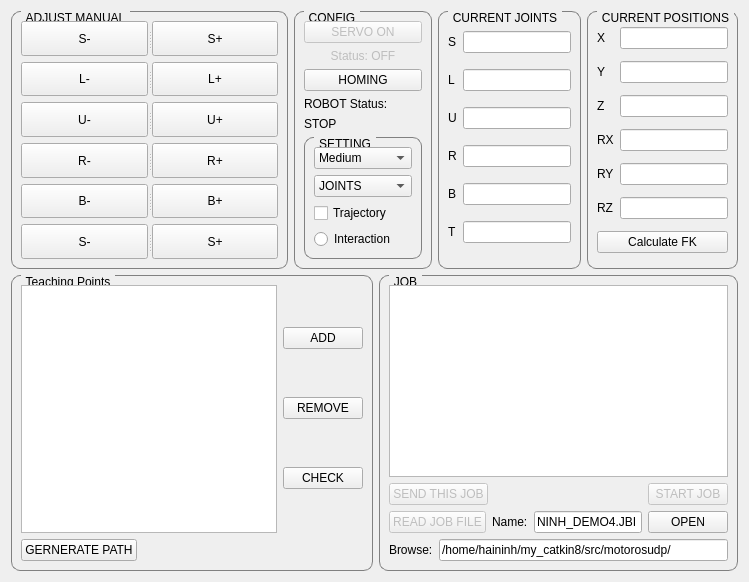
      <widget class="QWidget" name="tab">
       <attribute name="title">
        <string>Teaching - Monitoring</string>
       </attribute>
       <layout class="QVBoxLayout" name="verticalLayout">
        <item>
         <layout class="QHBoxLayout" name="horizontalLayout_19">
          <item>
           <widget class="QGroupBox" name="groupBoxJOG">
            <property name="enabled">
             <bool>true</bool>
            </property>
            <property name="styleSheet">
             <string notr="true">QGroupBox {
    border: 1px solid gray;
    border-radius: 9px;
    margin-top: 0.5em;
}

QGroupBox::title {
    subcontrol-origin: margin;
    left: 10px;
    padding: 0 3px 0 3px;
}</string>
            </property>
            <property name="title">
             <string>ADJUST MANUAL</string>
            </property>
            <layout class="QVBoxLayout" name="verticalLayout_3">
             <item>
              <widget class="QSplitter" name="splitter_2">
               <property name="orientation">
                <enum>Qt::Horizontal</enum>
               </property>
               <widget class="QPushButton" name="pushButtonSubb_1">
                <property name="font">
                 <font>
                  <family>Ubuntu</family>
                  <italic>false</italic>
                 </font>
                </property>
                <property name="text">
                 <string>S-</string>
                </property>
               </widget>
               <widget class="QPushButton" name="pushButtonAdd_1">
                <property name="font">
                 <font>
                  <family>Ubuntu</family>
                  <italic>false</italic>
                 </font>
                </property>
                <property name="text">
                 <string>S+</string>
                </property>
               </widget>
              </widget>
             </item>
             <item>
              <widget class="QSplitter" name="splitter_3">
               <property name="orientation">
                <enum>Qt::Horizontal</enum>
               </property>
               <widget class="QPushButton" name="pushButtonSubb_2">
                <property name="font">
                 <font>
                  <family>Ubuntu</family>
                  <italic>false</italic>
                 </font>
                </property>
                <property name="text">
                 <string>L-</string>
                </property>
               </widget>
               <widget class="QPushButton" name="pushButtonAdd_2">
                <property name="font">
                 <font>
                  <family>Ubuntu</family>
                  <italic>false</italic>
                 </font>
                </property>
                <property name="text">
                 <string>L+</string>
                </property>
               </widget>
              </widget>
             </item>
             <item>
              <widget class="QSplitter" name="splitter_4">
               <property name="orientation">
                <enum>Qt::Horizontal</enum>
               </property>
               <widget class="QPushButton" name="pushButtonSubb_3">
                <property name="font">
                 <font>
                  <family>Ubuntu</family>
                  <italic>false</italic>
                 </font>
                </property>
                <property name="text">
                 <string>U-</string>
                </property>
               </widget>
               <widget class="QPushButton" name="pushButtonAdd_3">
                <property name="enabled">
                 <bool>true</bool>
                </property>
                <property name="font">
                 <font>
                  <family>Ubuntu</family>
                  <italic>false</italic>
                 </font>
                </property>
                <property name="text">
                 <string>U+</string>
                </property>
                <property name="iconSize">
                 <size>
                  <width>16</width>
                  <height>16</height>
                 </size>
                </property>
               </widget>
              </widget>
             </item>
             <item>
              <widget class="QSplitter" name="splitter_5">
               <property name="orientation">
                <enum>Qt::Horizontal</enum>
               </property>
               <widget class="QPushButton" name="pushButtonSubb_4">
                <property name="font">
                 <font>
                  <family>Ubuntu</family>
                  <italic>false</italic>
                 </font>
                </property>
                <property name="text">
                 <string>R-</string>
                </property>
               </widget>
               <widget class="QPushButton" name="pushButtonAdd_4">
                <property name="font">
                 <font>
                  <family>Ubuntu</family>
                  <italic>false</italic>
                 </font>
                </property>
                <property name="text">
                 <string>R+</string>
                </property>
               </widget>
              </widget>
             </item>
             <item>
              <widget class="QSplitter" name="splitter_6">
               <property name="orientation">
                <enum>Qt::Horizontal</enum>
               </property>
               <widget class="QPushButton" name="pushButtonSubb_5">
                <property name="font">
                 <font>
                  <family>Ubuntu</family>
                  <italic>false</italic>
                 </font>
                </property>
                <property name="text">
                 <string>B-</string>
                </property>
               </widget>
               <widget class="QPushButton" name="pushButtonAdd_5">
                <property name="font">
                 <font>
                  <family>Ubuntu</family>
                  <italic>false</italic>
                 </font>
                </property>
                <property name="text">
                 <string>B+</string>
                </property>
               </widget>
              </widget>
             </item>
             <item>
              <widget class="QSplitter" name="splitter_7">
               <property name="orientation">
                <enum>Qt::Horizontal</enum>
               </property>
               <widget class="QPushButton" name="pushButtonSubb_6">
                <property name="font">
                 <font>
                  <family>Ubuntu</family>
                  <italic>false</italic>
                 </font>
                </property>
                <property name="text">
                 <string>S-</string>
                </property>
               </widget>
               <widget class="QPushButton" name="pushButtonAdd_6">
                <property name="font">
                 <font>
                  <family>Ubuntu</family>
                  <italic>false</italic>
                 </font>
                </property>
                <property name="text">
                 <string>S+</string>
                </property>
               </widget>
              </widget>
             </item>
            </layout>
           </widget>
          </item>
          <item>
           <widget class="QGroupBox" name="groupBoxRobotControl">
            <property name="enabled">
             <bool>true</bool>
            </property>
            <property name="styleSheet">
             <string notr="true">QGroupBox {
    border: 1px solid gray;
    border-radius: 9px;
    margin-top: 0.5em;
}

QGroupBox::title {
    subcontrol-origin: margin;
    left: 10px;
    padding: 0 3px 0 3px;
}</string>
            </property>
            <property name="title">
             <string>CONFIG</string>
            </property>
            <layout class="QVBoxLayout" name="verticalLayout_2">
             <item>
              <widget class="QPushButton" name="pushButtonServo">
               <property name="enabled">
                <bool>false</bool>
               </property>
               <property name="text">
                <string>SERVO ON</string>
               </property>
              </widget>
             </item>
             <item>
              <widget class="QLabel" name="labelStatusServo">
               <property name="enabled">
                <bool>false</bool>
               </property>
               <property name="styleSheet">
                <string notr="true"/>
               </property>
               <property name="text">
                <string>Status: OFF</string>
               </property>
               <property name="alignment">
                <set>Qt::AlignCenter</set>
               </property>
              </widget>
             </item>
             <item>
              <widget class="QPushButton" name="pushButtonHoming">
               <property name="text">
                <string>HOMING</string>
               </property>
              </widget>
             </item>
             <item>
              <widget class="QLabel" name="label_5">
               <property name="text">
                <string>ROBOT Status:</string>
               </property>
              </widget>
             </item>
             <item>
              <widget class="QLabel" name="label_14">
               <property name="text">
                <string>STOP</string>
               </property>
              </widget>
             </item>
             <item>
              <widget class="QGroupBox" name="groupBox_5">
               <property name="title">
                <string>SETTING</string>
               </property>
               <layout class="QVBoxLayout" name="verticalLayout_12">
                <item>
                 <widget class="QComboBox" name="comboBox">
                  <property name="currentIndex">
                   <number>1</number>
                  </property>
                  <item>
                   <property name="text">
                    <string>Small</string>
                   </property>
                  </item>
                  <item>
                   <property name="text">
                    <string>Medium</string>
                   </property>
                  </item>
                  <item>
                   <property name="text">
                    <string>Fast</string>
                   </property>
                  </item>
                 </widget>
                </item>
                <item>
                 <widget class="QComboBox" name="comboBoxCoordinate">
                  <item>
                   <property name="text">
                    <string>JOINTS</string>
                   </property>
                  </item>
                  <item>
                   <property name="text">
                    <string>CARTESIAN</string>
                   </property>
                  </item>
                 </widget>
                </item>
                <item>
                 <widget class="QCheckBox" name="checkBoxTrajectory">
                  <property name="text">
                   <string>Trajectory</string>
                  </property>
                 </widget>
                </item>
                <item>
                 <widget class="QRadioButton" name="radioButtonInteractiveMarker">
                  <property name="text">
                   <string>Interaction</string>
                  </property>
                 </widget>
                </item>
               </layout>
              </widget>
             </item>
            </layout>
           </widget>
          </item>
          <item>
           <widget class="QGroupBox" name="groupBox_2">
            <property name="sizePolicy">
             <sizepolicy hsizetype="Preferred" vsizetype="Preferred">
              <horstretch>0</horstretch>
              <verstretch>1</verstretch>
             </sizepolicy>
            </property>
            <property name="minimumSize">
             <size>
              <width>0</width>
              <height>0</height>
             </size>
            </property>
            <property name="styleSheet">
             <string notr="true">QGroupBox {
    border: 1px solid gray;
    border-radius: 9px;
    margin-top: 0.5em;
}

QGroupBox::title {
    subcontrol-origin: margin;
    left: 10px;
    padding: 0 3px 0 3px;
}</string>
            </property>
            <property name="title">
             <string>CURRENT JOINTS</string>
            </property>
            <layout class="QVBoxLayout" name="verticalLayout_5">
             <item>
              <layout class="QHBoxLayout" name="horizontalLayout_7">
               <item>
                <widget class="QLabel" name="label_4">
                 <property name="text">
                  <string>S</string>
                 </property>
                </widget>
               </item>
               <item>
                <widget class="QLineEdit" name="lineEditS">
                 <property name="sizePolicy">
                  <sizepolicy hsizetype="Minimum" vsizetype="Fixed">
                   <horstretch>0</horstretch>
                   <verstretch>0</verstretch>
                  </sizepolicy>
                 </property>
                 <property name="alignment">
                  <set>Qt::AlignCenter</set>
                 </property>
                 <property name="readOnly">
                  <bool>true</bool>
                 </property>
                </widget>
               </item>
              </layout>
             </item>
             <item>
              <layout class="QHBoxLayout" name="horizontalLayout_8">
               <item>
                <widget class="QLabel" name="label_7">
                 <property name="text">
                  <string>L</string>
                 </property>
                </widget>
               </item>
               <item>
                <widget class="QLineEdit" name="lineEditL">
                 <property name="sizePolicy">
                  <sizepolicy hsizetype="Minimum" vsizetype="Fixed">
                   <horstretch>0</horstretch>
                   <verstretch>0</verstretch>
                  </sizepolicy>
                 </property>
                 <property name="alignment">
                  <set>Qt::AlignCenter</set>
                 </property>
                 <property name="readOnly">
                  <bool>true</bool>
                 </property>
                </widget>
               </item>
              </layout>
             </item>
             <item>
              <layout class="QHBoxLayout" name="horizontalLayout_9">
               <item>
                <widget class="QLabel" name="label_10">
                 <property name="text">
                  <string>U</string>
                 </property>
                </widget>
               </item>
               <item>
                <widget class="QLineEdit" name="lineEditU">
                 <property name="sizePolicy">
                  <sizepolicy hsizetype="Minimum" vsizetype="Fixed">
                   <horstretch>0</horstretch>
                   <verstretch>0</verstretch>
                  </sizepolicy>
                 </property>
                 <property name="alignment">
                  <set>Qt::AlignCenter</set>
                 </property>
                 <property name="readOnly">
                  <bool>true</bool>
                 </property>
                </widget>
               </item>
              </layout>
             </item>
             <item>
              <layout class="QHBoxLayout" name="horizontalLayout_10">
               <item>
                <widget class="QLabel" name="label_13">
                 <property name="text">
                  <string>R</string>
                 </property>
                </widget>
               </item>
               <item>
                <widget class="QLineEdit" name="lineEditR">
                 <property name="sizePolicy">
                  <sizepolicy hsizetype="Minimum" vsizetype="Fixed">
                   <horstretch>0</horstretch>
                   <verstretch>0</verstretch>
                  </sizepolicy>
                 </property>
                 <property name="alignment">
                  <set>Qt::AlignCenter</set>
                 </property>
                 <property name="readOnly">
                  <bool>true</bool>
                 </property>
                </widget>
               </item>
              </layout>
             </item>
             <item>
              <layout class="QHBoxLayout" name="horizontalLayout_11">
               <item>
                <widget class="QLabel" name="label_16">
                 <property name="text">
                  <string>B</string>
                 </property>
                </widget>
               </item>
               <item>
                <widget class="QLineEdit" name="lineEditB">
                 <property name="sizePolicy">
                  <sizepolicy hsizetype="Minimum" vsizetype="Fixed">
                   <horstretch>0</horstretch>
                   <verstretch>0</verstretch>
                  </sizepolicy>
                 </property>
                 <property name="alignment">
                  <set>Qt::AlignCenter</set>
                 </property>
                 <property name="readOnly">
                  <bool>true</bool>
                 </property>
                </widget>
               </item>
              </layout>
             </item>
             <item>
              <layout class="QHBoxLayout" name="horizontalLayout_12">
               <item>
                <widget class="QLabel" name="label_19">
                 <property name="text">
                  <string>T</string>
                 </property>
                </widget>
               </item>
               <item>
                <widget class="QLineEdit" name="lineEditT">
                 <property name="sizePolicy">
                  <sizepolicy hsizetype="Minimum" vsizetype="Fixed">
                   <horstretch>0</horstretch>
                   <verstretch>0</verstretch>
                  </sizepolicy>
                 </property>
                 <property name="alignment">
                  <set>Qt::AlignCenter</set>
                 </property>
                 <property name="readOnly">
                  <bool>true</bool>
                 </property>
                </widget>
               </item>
              </layout>
             </item>
            </layout>
           </widget>
          </item>
          <item>
           <widget class="QGroupBox" name="groupBox_3">
            <property name="sizePolicy">
             <sizepolicy hsizetype="Preferred" vsizetype="Preferred">
              <horstretch>0</horstretch>
              <verstretch>0</verstretch>
             </sizepolicy>
            </property>
            <property name="styleSheet">
             <string notr="true">QGroupBox {
    border: 1px solid gray;
    border-radius: 9px;
    margin-top: 0.5em;
}

QGroupBox::title {
    subcontrol-origin: margin;
    left: 10px;
    padding: 0 3px 0 3px;
}</string>
            </property>
            <property name="title">
             <string>CURRENT POSITIONS</string>
            </property>
            <layout class="QVBoxLayout" name="verticalLayout_7">
             <item>
              <layout class="QHBoxLayout" name="horizontalLayout_13">
               <item>
                <widget class="QLabel" name="label_22">
                 <property name="text">
                  <string>X</string>
                 </property>
                </widget>
               </item>
               <item>
                <widget class="QLineEdit" name="lineEditX">
                 <property name="sizePolicy">
                  <sizepolicy hsizetype="Minimum" vsizetype="Fixed">
                   <horstretch>0</horstretch>
                   <verstretch>0</verstretch>
                  </sizepolicy>
                 </property>
                 <property name="alignment">
                  <set>Qt::AlignCenter</set>
                 </property>
                 <property name="readOnly">
                  <bool>true</bool>
                 </property>
                </widget>
               </item>
              </layout>
             </item>
             <item>
              <layout class="QHBoxLayout" name="horizontalLayout_14">
               <item>
                <widget class="QLabel" name="label_25">
                 <property name="text">
                  <string>Y</string>
                 </property>
                </widget>
               </item>
               <item>
                <widget class="QLineEdit" name="lineEditY">
                 <property name="sizePolicy">
                  <sizepolicy hsizetype="Fixed" vsizetype="Fixed">
                   <horstretch>0</horstretch>
                   <verstretch>0</verstretch>
                  </sizepolicy>
                 </property>
                 <property name="alignment">
                  <set>Qt::AlignCenter</set>
                 </property>
                 <property name="readOnly">
                  <bool>true</bool>
                 </property>
                </widget>
               </item>
              </layout>
             </item>
             <item>
              <layout class="QHBoxLayout" name="horizontalLayout_15">
               <item>
                <widget class="QLabel" name="label_28">
                 <property name="text">
                  <string>Z</string>
                 </property>
                </widget>
               </item>
               <item>
                <widget class="QLineEdit" name="lineEditZ">
                 <property name="sizePolicy">
                  <sizepolicy hsizetype="Fixed" vsizetype="Fixed">
                   <horstretch>0</horstretch>
                   <verstretch>0</verstretch>
                  </sizepolicy>
                 </property>
                 <property name="alignment">
                  <set>Qt::AlignCenter</set>
                 </property>
                 <property name="readOnly">
                  <bool>true</bool>
                 </property>
                </widget>
               </item>
              </layout>
             </item>
             <item>
              <layout class="QHBoxLayout" name="horizontalLayout_16">
               <item>
                <widget class="QLabel" name="label_31">
                 <property name="text">
                  <string>RX</string>
                 </property>
                </widget>
               </item>
               <item>
                <widget class="QLineEdit" name="lineEditRX">
                 <property name="sizePolicy">
                  <sizepolicy hsizetype="Fixed" vsizetype="Fixed">
                   <horstretch>0</horstretch>
                   <verstretch>0</verstretch>
                  </sizepolicy>
                 </property>
                 <property name="alignment">
                  <set>Qt::AlignCenter</set>
                 </property>
                 <property name="readOnly">
                  <bool>true</bool>
                 </property>
                </widget>
               </item>
              </layout>
             </item>
             <item>
              <layout class="QHBoxLayout" name="horizontalLayout_17">
               <item>
                <widget class="QLabel" name="label_34">
                 <property name="text">
                  <string>RY</string>
                 </property>
                </widget>
               </item>
               <item>
                <widget class="QLineEdit" name="lineEditRY">
                 <property name="sizePolicy">
                  <sizepolicy hsizetype="Fixed" vsizetype="Fixed">
                   <horstretch>0</horstretch>
                   <verstretch>0</verstretch>
                  </sizepolicy>
                 </property>
                 <property name="alignment">
                  <set>Qt::AlignCenter</set>
                 </property>
                 <property name="readOnly">
                  <bool>true</bool>
                 </property>
                </widget>
               </item>
              </layout>
             </item>
             <item>
              <layout class="QHBoxLayout" name="horizontalLayout_18">
               <item>
                <widget class="QLabel" name="label_37">
                 <property name="text">
                  <string>RZ</string>
                 </property>
                </widget>
               </item>
               <item>
                <widget class="QLineEdit" name="lineEditRZ">
                 <property name="sizePolicy">
                  <sizepolicy hsizetype="Fixed" vsizetype="Fixed">
                   <horstretch>0</horstretch>
                   <verstretch>0</verstretch>
                  </sizepolicy>
                 </property>
                 <property name="alignment">
                  <set>Qt::AlignCenter</set>
                 </property>
                 <property name="readOnly">
                  <bool>true</bool>
                 </property>
                </widget>
               </item>
              </layout>
             </item>
             <item>
              <widget class="QPushButton" name="pushButtonCalculateFK">
               <property name="text">
                <string>Calculate FK</string>
               </property>
              </widget>
             </item>
            </layout>
           </widget>
          </item>
         </layout>
        </item>
        <item>
         <layout class="QHBoxLayout" name="horizontalLayout_32">
          <item>
           <widget class="QGroupBox" name="groupBoxTeachingPoint">
            <property name="styleSheet">
             <string notr="true">QGroupBox {
    border: 1px solid gray;
    border-radius: 9px;
    margin-top: 0.5em;
}

QGroupBox::title {
    subcontrol-origin: margin;
    left: 10px;
    padding: 0 3px 0 3px;
}</string>
            </property>
            <property name="title">
             <string>Teaching Points</string>
            </property>
            <layout class="QVBoxLayout" name="verticalLayout_10">
             <item>
              <layout class="QHBoxLayout" name="horizontalLayout_24">
               <item>
                <widget class="QListWidget" name="listWidgetPoints"/>
               </item>
               <item>
                <layout class="QVBoxLayout" name="verticalLayout_9">
                 <item>
                  <widget class="QPushButton" name="pushButtonAddPoint">
                   <property name="text">
                    <string>ADD</string>
                   </property>
                  </widget>
                 </item>
                 <item>
                  <widget class="QPushButton" name="pushButtonRemovePoint">
                   <property name="text">
                    <string>REMOVE</string>
                   </property>
                  </widget>
                 </item>
                 <item>
                  <widget class="QPushButton" name="pushButtonCheck">
                   <property name="text">
                    <string>CHECK</string>
                   </property>
                  </widget>
                 </item>
                </layout>
               </item>
              </layout>
             </item>
             <item>
              <layout class="QHBoxLayout" name="horizontalLayout_25">
               <item>
                <widget class="QPushButton" name="pushButtonGeneratePath">
                 <property name="text">
                  <string>GERNERATE PATH</string>
                 </property>
                </widget>
               </item>
               <item>
                <spacer name="horizontalSpacer_2">
                 <property name="orientation">
                  <enum>Qt::Horizontal</enum>
                 </property>
                 <property name="sizeHint" stdset="0">
                  <size>
                   <width>40</width>
                   <height>20</height>
                  </size>
                 </property>
                </spacer>
               </item>
              </layout>
             </item>
            </layout>
           </widget>
          </item>
          <item>
           <widget class="QGroupBox" name="groupBoxTeachingStep">
            <property name="styleSheet">
             <string notr="true">QGroupBox {
    border: 1px solid gray;
    border-radius: 9px;
    margin-top: 0.5em;
}

QGroupBox::title {
    subcontrol-origin: margin;
    left: 10px;
    padding: 0 3px 0 3px;
}</string>
            </property>
            <property name="title">
             <string>JOB</string>
            </property>
            <layout class="QVBoxLayout" name="verticalLayout_8">
             <item>
              <widget class="QTextEdit" name="textEditJOB"/>
             </item>
             <item>
              <layout class="QHBoxLayout" name="horizontalLayout_27">
               <item>
                <widget class="QPushButton" name="pushButtonSendJOB">
                 <property name="enabled">
                  <bool>false</bool>
                 </property>
                 <property name="text">
                  <string>SEND THIS JOB</string>
                 </property>
                </widget>
               </item>
               <item>
                <spacer name="horizontalSpacer_4">
                 <property name="orientation">
                  <enum>Qt::Horizontal</enum>
                 </property>
                 <property name="sizeHint" stdset="0">
                  <size>
                   <width>40</width>
                   <height>20</height>
                  </size>
                 </property>
                </spacer>
               </item>
               <item>
                <widget class="QPushButton" name="pushButtonStartMasterJOB">
                 <property name="enabled">
                  <bool>false</bool>
                 </property>
                 <property name="text">
                  <string>START JOB</string>
                 </property>
                </widget>
               </item>
              </layout>
             </item>
             <item>
              <layout class="QHBoxLayout" name="horizontalLayout_23">
               <item>
                <layout class="QHBoxLayout" name="horizontalLayout_21">
                 <item>
                  <widget class="QPushButton" name="pushButtonGetJobFile">
                   <property name="enabled">
                    <bool>false</bool>
                   </property>
                   <property name="text">
                    <string>READ JOB FILE</string>
                   </property>
                  </widget>
                 </item>
                 <item>
                  <widget class="QLabel" name="label_18">
                   <property name="text">
                    <string>Name:</string>
                   </property>
                  </widget>
                 </item>
                 <item>
                  <widget class="QLineEdit" name="lineEditName">
                   <property name="text">
                    <string>NINH_DEMO4.JBI</string>
                   </property>
                  </widget>
                 </item>
                </layout>
               </item>
               <item>
                <widget class="QPushButton" name="pushButtonOpenJOB">
                 <property name="text">
                  <string>OPEN</string>
                 </property>
                </widget>
               </item>
              </layout>
             </item>
             <item>
              <layout class="QHBoxLayout" name="horizontalLayout_26">
               <item>
                <widget class="QLabel" name="label_6">
                 <property name="text">
                  <string>Browse:</string>
                 </property>
                </widget>
               </item>
               <item>
                <widget class="QLineEdit" name="lineEditPath">
                 <property name="text">
                  <string>/home/haininh/my_catkin8/src/motorosudp/</string>
                 </property>
                </widget>
               </item>
              </layout>
             </item>
            </layout>
           </widget>
          </item>
         </layout>
        </item>
       </layout>
      </widget>
